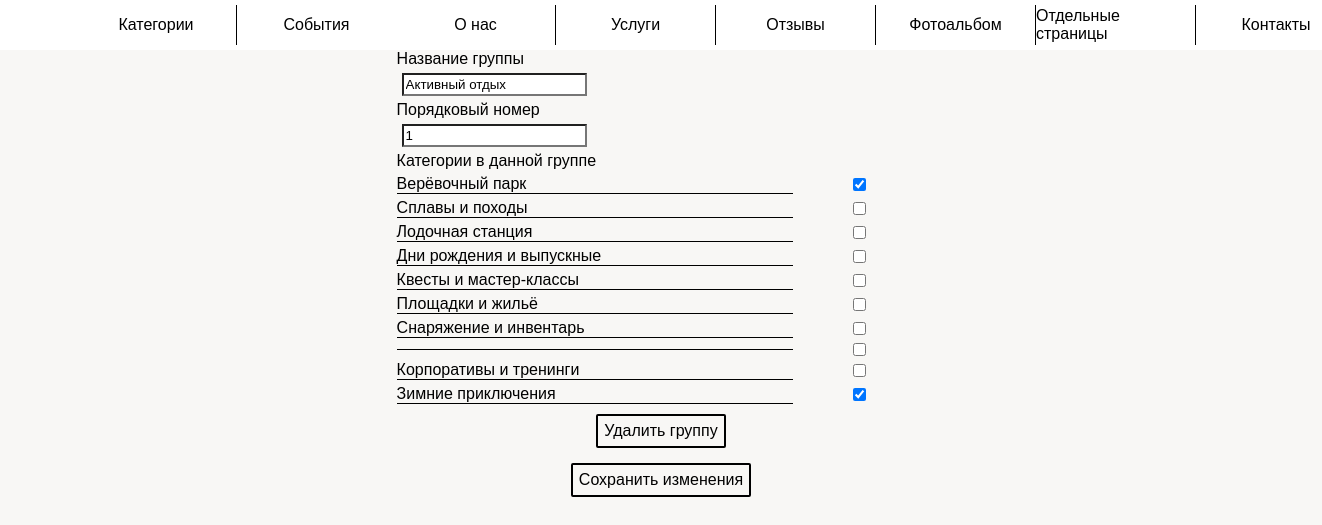
Page /admin_panel/edit_category_type?type_id=1 (signed in) on the committed database.
### app/models.py (models this page shows)
class Type(db.Model):
    id = db.Column(db.Integer, primary_key=True, index=True, unique=True)
    name = db.Column(db.String(128))
    number = db.Column(db.Integer, default=500)  # порядковый номер
    categories = db.relationship('CategoryType', backref='type', lazy='dynamic')

class Category(db.Model):
    id = db.Column(db.Integer, primary_key=True, index=True, unique=True)
    name = db.Column(db.String(128))
    description = db.Column(db.Text)
    status = db.Column(db.BOOLEAN())  # отображение клиентам
    services = db.relationship('ServiceCategory', backref='category', lazy='dynamic')
    number = db.Column(db.Integer, index=True, default=30)
    types = db.relationship('CategoryType', backref='category', lazy='dynamic')

### app/admin_panel/routes.py (the view, shortened to what this page needs)
@bp.route('/edit_category_type', methods=['GET', 'POST'])
@login_required
def edit_category_type():
    type = Type.query.filter_by(id=request.args.get('type_id')).first()
    categories = Category.query.all()
    categories_checked = [0]
    for category in categories:
        if CategoryType.query.filter_by(type_id=type.id, category_id=category.id).first():
            categories_checked.insert(category.id, category.id)
        else:
            categories_checked.insert(category.id, 0)
    return render_template('admin_panel/edit_type_category.html', title='Группа категорий',
                           type=type, categories=categories, categories_checked=categories_checked)

### app/admin_panel/routes.py (called while the page is built)
@bp.after_request
def add_header(r):
    r.headers["Cache-Control"] = "no-cache, no-store, must-revalidate"
    r.headers["Pragma"] = "no-cache"
    r.headers["Expires"] = "1"
    r.headers['Cache-Control'] = 'public, max-age=0'
    return r

### app/models.py (called while the page is built)
@login.user_loader
def load_user(id):
    return Admin.query.get(int(id))

### app/templates/admin_panel/edit_type_category.html (shortened to what this page needs)
{% extends "admin_panel/base.html" %}
{% block scripts %}
    <link rel="stylesheet" href="{{ url_for('static', filename='admin_panel/event_create.css') }}">
{% endblock %}
{% block app_content %}
    <form class="form" method="POST" enctype="multipart/form-data"
          action="{{ url_for('admin_panel.edit_category_type') }}?type_id={{ type.id }}">
        <div class="form_container">
            <label for="name">Название группы</label>
            <input type="text" name="name" id="name" placeholder="Название групп"
                   value="{{ type.name }}">
            <label for="number">Порядковый номер</label>
            <input type="number" name="number" id="number" placeholder="Порядковый номер"
            value="{{ type.number if type.number }}">
            <label for="select">Категории в данной группе</label>
            <div class="grid_category">
                {% set i = namespace(a=1) %}
                {% for category in categories %}
                        <label for="category{{ category.id }}" class="label_1">{{ category.name }}</label>
                        <input type="checkbox" id="category{{ category.id }}" class="checkbox"
                               name={{ category.id }}  value={{ category.id }}
                                {{ "checked" if category.id == categories_checked[i.a] else "" }}>
                        {% set i.a = i.a + 1 %}
                {% endfor %}
            </div>
            <div class="input__wrapper">
                <label for="delete" class="input__file_button">
                    <span class="input__file_button_text_2">Удалить группу</span>
                </label>
            </div>
            <div class="input__wrapper">
                <label for="submit" class="input__file_button">
                    <span class="input__file_button_text_2">Сохранить изменения</span>
                </label>
            </div>
        </div>
    </form>
{% endblock %}

### app/static/main/main.css (style rules this page uses)
:root { --background-color: rgba(169, 191, 239, 0.15); --primary-color: #ffa300; --primary-font-size: 16px; --primary-font-family: Arial, sans-serif; --primary-content-width: 960px; --primary-content-height: 100px; --modal_window_time: none; --vw: none; --vh: none; }
html { box-sizing: border-box; -webkit-tap-highlight-color: rgba(0, 0, 0, 0); height: 100vh; }
*, *:before, *:after { box-sizing: inherit; }
* { appearance: none; -webkit-appearance: none; font-family: var(--primary-font-family); }
body { margin: 0; -webkit-text-size-adjust: none; background-color: rgba(209, 207, 188, 0.15); height: 100vh; }

### app/static/admin_panel.css (style rules this page uses)
.input__wrapper { display: flex; align-items: center; justify-content: center; margin: 5px 0 5px 0; }
.checkbox { -webkit-appearance: checkbox; margin: 0 auto; }
.input__file_button { min-width: 80px; max-width: 200px; text-decoration: none; color: black; padding: 6px; border: 2px solid; border-radius: 2px; margin-bottom: 10px; text-align: center; }
.grid_category { display: grid; min-width: 40vw; grid-template-columns: 75% 1fr; text-align: left; justify-content: left; margin-top: 5px; margin-bottom: 10px; grid-row-gap: 5px; align-items: center; }
.label_1 { font-size: var(--primary-font-size); border-bottom: 1px solid; }

### app/static/admin_panel/event_create.css (style rules this page uses)
.form { display: flex; justify-content: center; }
input { display: flex; flex-direction: column; margin: 5px; padding: 2px; }

### rows in the picture
Type: name "Активный отдых", number "1"
Category: name "Верёвочный парк"
Category: name "Сплавы и походы"
Category: name "Лодочная станция"
Category: name "Дни рождения и выпускные"
Category: name "Квесты и мастер-классы"
Category: name "Площадки и жильё"
Category: name "Снаряжение и инвентарь"
Category: name "Корпоративы и тренинги"
Category: name "Зимние приключения"
